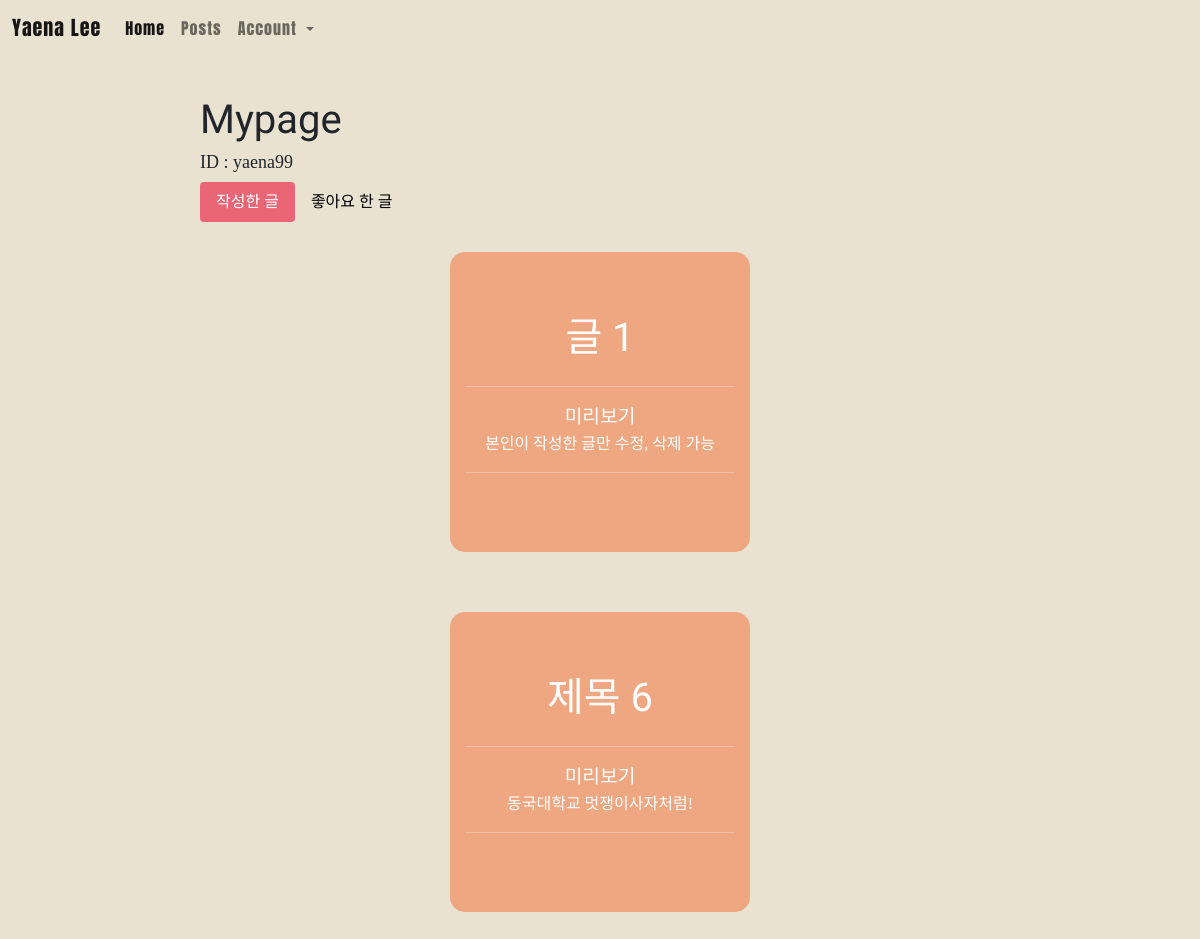
/users/mypage/ (signed in), run on the app's committed database.
### main/models.py (models this page shows, shortened)
class Post(models.Model):
    title = models.CharField(max_length=200)
    writer = models.ForeignKey(User,on_delete=models.CASCADE)
    pub_date = models.DateTimeField()
    body = models.TextField()
    image = models.ImageField(upload_to = 'post/', blank = True, null = True)
    like_user_set = models.ManyToManyField(User, blank=True, related_name='likes_user_set',through='Like')
    dislike_user_set = models.ManyToManyField(User, blank=True, related_name='dislikes_user_set',through='Dislike')
    def summary(self):
        return self.body[:20]

### users/views.py (the view)
# urls.py: path('mypage/',mypage,name="mypage"),
def mypage(request):
    user = request.user
    posts = Post.objects.filter(writer=user)
    return render(request,'users/mypage.html',{'posts':posts})

### users/templates/users/mypage.html (shortened to what this page needs)
{% extends 'base.html' %}
{% load static %}
{% block content %}
{% include 'shared/_navbar2.html' %}
<br><br><br><br>
<h1 style="margin-left: 200px;">Mypage</h1>
    <h4 style="margin-left: 200px;font-family: dream;font-size: 18px;">ID : {{user.username}}</h2>
        <ul class="nav nav-pills" style="margin-left: 200px; font-family: dream;">
            <li class="nav-item">
              <a class="nav-link active" href="{% url 'users:mypage' %}">작성한 글</a>
            </li>
            <li class="nav-item">
                <a class="nav-link" href="{% url 'users:mypage2' %}" style="color:black">좋아요 한 글</a>
              </li>
        </ul>
    <div  id = "post_container">
        {% for post in posts %}
        <a href = "{% url 'main:detail' post.id %}" style="text-decoration: none;cursor:default">
            <div id = "post_box" style="cursor:pointer; text-align: center;">
                <h1>{{post.title}}</h1>
                <hr style="width: 90%;margin-left: auto;margin-right: auto;">
                <p style="margin:0 ;font-size:larger;">미리보기</p>
                <h7>{{post.summary}}</h7>
                <hr style="width: 90%;margin-left: auto;margin-right: auto;">
            </div>
        </a>
        {% endfor %}
    </div>
{% endblock %}

### profile_page/static/css/style.css (style rules this page uses)
html,body { background-color:RGB(233,226,209); }
h1 { font-family: 'Black Han Sans', sans-serif; }
h4 { font-family: 'dream', sans-serif; font-size: 1.5em; }
#post_container { margin-left: 300px; margin-right: 300px; display: grid; grid-template-columns: repeat(auto-fill, minmax(300px, 1fr)); place-items: center; column-gap: 20px; }
#post_box { width: 300px; height: 300px; margin-top: 30px; margin-bottom: 30px; background-color: #efa781; border-radius: 15px; font-family: dream; vertical-align:middle; display: flex; flex-direction: column; justify-content: center; color: white; }
#post_box h1 { font-size: 40px; font-weight:lighter; }

### users/templates/users/mypage.html (style rules this page uses)
.nav-pills .nav-link.active, .nav-pills .show>.nav-link { color: #fff; background-color:RGB(234,102,118); }

### data on the page
Post: title "글 1", summary "본인이 작성한 글만 수정, 삭제 가능"
Post: title "제목 6", summary "동국대학교 멋쟁이사자처럼!"

### other printed values
{{ user.username }} "yaena99"
